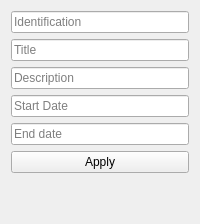
                <widget class="QWidget" name="create_exhibition">
                 <property name="enabled">
                  <bool>true</bool>
                 </property>
                 <attribute name="title">
                  <string>Exhibition</string>
                 </attribute>
                 <layout class="QVBoxLayout" name="verticalLayout_14">
                  <item>
                   <widget class="QLineEdit" name="line_exhibition_id">
                    <property name="text">
                     <string/>
                    </property>
                    <property name="placeholderText">
                     <string>Identification</string>
                    </property>
                   </widget>
                  </item>
                  <item>
                   <widget class="QLineEdit" name="line_exhibition_title">
                    <property name="text">
                     <string/>
                    </property>
                    <property name="placeholderText">
                     <string>Title</string>
                    </property>
                   </widget>
                  </item>
                  <item>
                   <widget class="QLineEdit" name="line_exhibition_description">
                    <property name="text">
                     <string/>
                    </property>
                    <property name="placeholderText">
                     <string>Description</string>
                    </property>
                   </widget>
                  </item>
                  <item>
                   <widget class="QLineEdit" name="line_exhibition_start_date">
                    <property name="text">
                     <string/>
                    </property>
                    <property name="placeholderText">
                     <string>Start Date</string>
                    </property>
                   </widget>
                  </item>
                  <item>
                   <widget class="QLineEdit" name="line_exhibition_end_date">
                    <property name="text">
                     <string/>
                    </property>
                    <property name="placeholderText">
                     <string>End date</string>
                    </property>
                   </widget>
                  </item>
                  <item>
                   <widget class="QPushButton" name="btn_apply_exhibition">
                    <property name="text">
                     <string>Apply</string>
                    </property>
                   </widget>
                  </item>
                  <item>
                   <spacer name="verticalSpacer_4">
                    <property name="orientation">
                     <enum>Qt::Vertical</enum>
                    </property>
                    <property name="sizeHint" stdset="0">
                     <size>
                      <width>20</width>
                      <height>40</height>
                     </size>
                    </property>
                   </spacer>
                  </item>
                 </layout>
                </widget>
